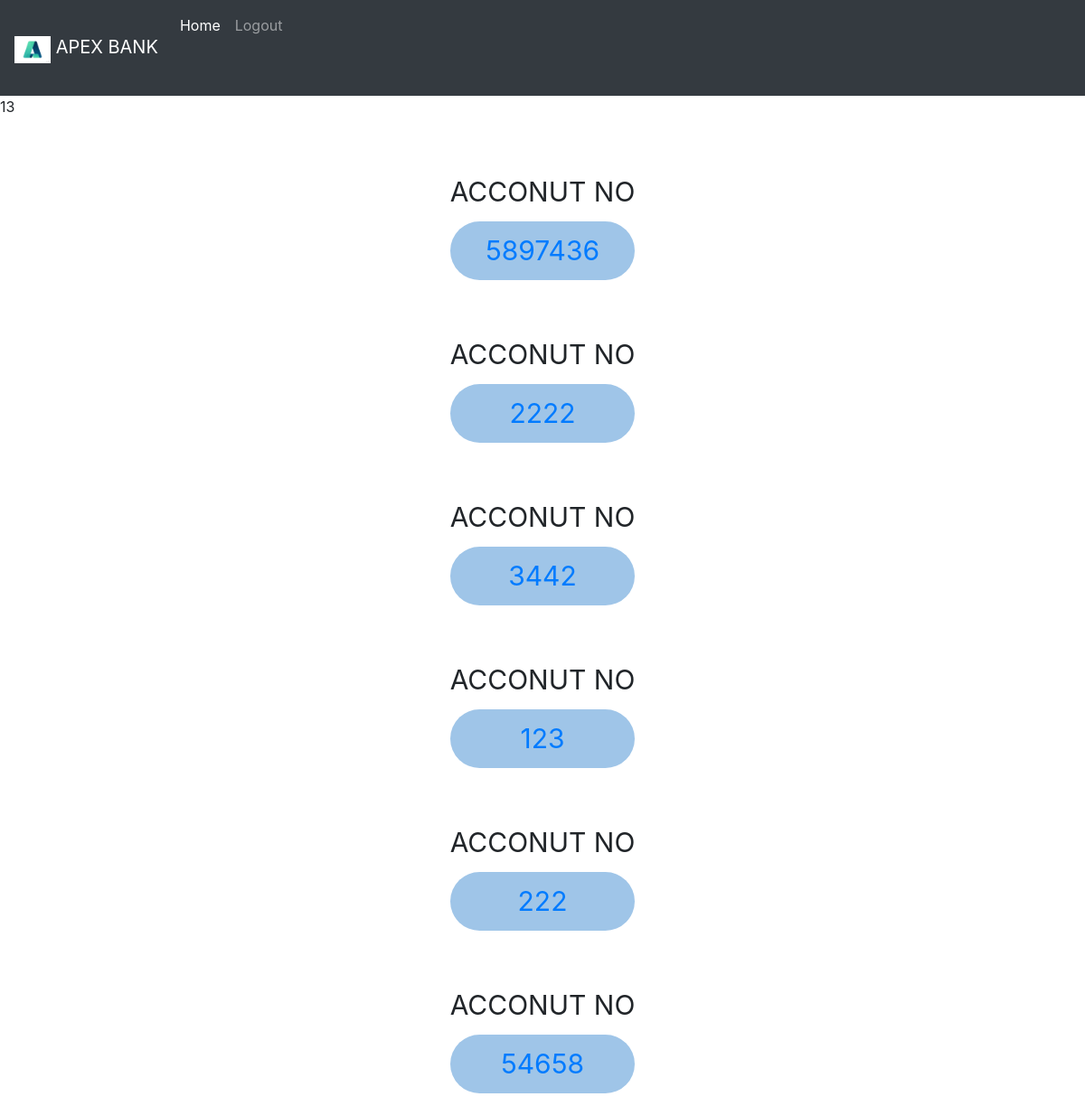
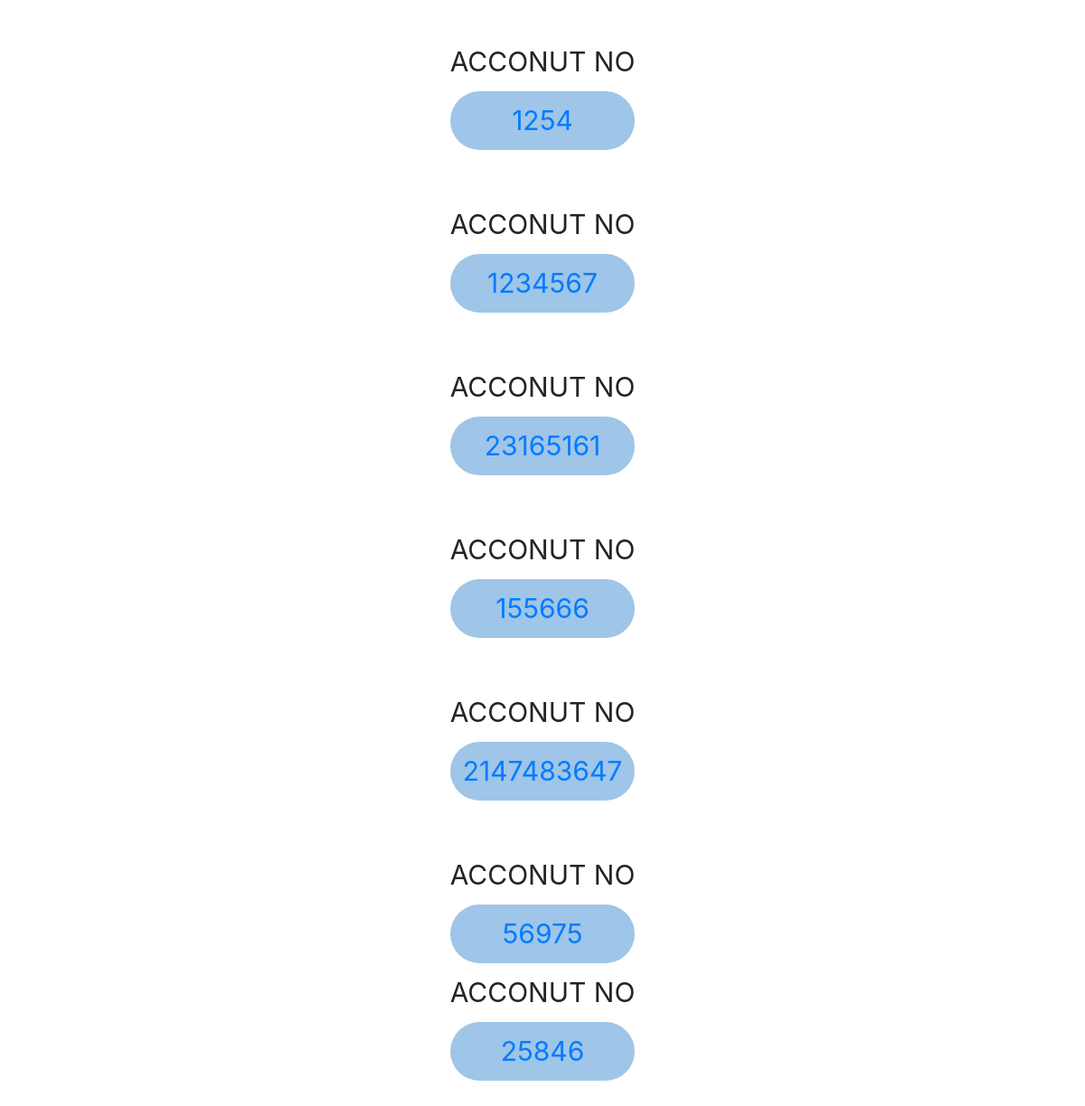
/test2.php (signed in), run on the app's committed database (2 pictures, top to bottom).
### tables this page shows
CREATE TABLE `customers` (
  `CUS_ID` int(4) NOT NULL,
  `CUS_PASS` varchar(23) NOT NULL,
  `CUS_NAME` char(20) NOT NULL,
  `CUS_EMAIL` varchar(32) NOT NULL,
  `CUS_ADD` varchar(112) NOT NULL,
  `CUS_MOBILE` bigint(10) NOT NULL,
  `ACC_NO` int(12) NOT NULL,
  `DATE` datetime NOT NULL DEFAULT current_timestamp(),
  `APPROVE` varchar(2) NOT NULL,
  `PAN_NO` bigint(20) NOT NULL
);

### test2.php (the view, shortened to what this page needs)
<!DOCTYPE html>
<html lang="en">
<head>
    <link rel="stylesheet" href="https://stackpath.bootstrapcdn.com/bootstrap/4.4.1/css/bootstrap.min.css">
</head>
<body>
<?php require '_nav.php' ?>
<?php
      include '_dbconnect.php';
 $user_check=$_SESSION['CUS_ID'];
  $sql1 = "select * from customers where CUS_ID='$user_check'";
 $result1 = mysqli_query($conn, $sql1);
 $row1=mysqli_fetch_assoc($result1);
$r=$row1['PAN_NO'];
$sql = "select * from customers where PAN_NO='$r'";
$result = mysqli_query($conn, $sql);
 $num = mysqli_num_rows($result);
  echo $num;
    while ($row=mysqli_fetch_assoc($result)) {
      ECHO '<div>
<table class="table-Warning" align=Center>
  <thead>
    <tr>
      <th >ACCONUT NO</th>
      </tr>
      </thead>';
         echo ("<tr><TD ><a href=cus_bal.php?ACC_NO=".$row["ACC_NO"].">".$row["ACC_NO"]."</a></tr>");
    }
?>
</body>
</html>

### test2.php (style rules this page uses)
td { border-width: 1px; border-radius: 50px; border-color:black; padding: 10px; cursor:pointer; font-size: 15px; background-color: #9fc5e8; text-align:center; font-size:30px; }
th { font-weight: normal; border: 0; padding: 10px 0; font-size:30px; }
div { margin-bottom: 50px; }

### data on the page
customers: ACC_NO "5897436"
customers: ACC_NO "2222"
customers: ACC_NO "3442"
customers: ACC_NO "123"
customers: ACC_NO "222"
customers: ACC_NO "54658"
customers: ACC_NO "1254"
customers: ACC_NO "1234567"
customers: ACC_NO "23165161"
customers: ACC_NO "155666"
customers: ACC_NO "2147483647"
customers: ACC_NO "56975"
customers: ACC_NO "25846"

### other printed values
$num "13"
